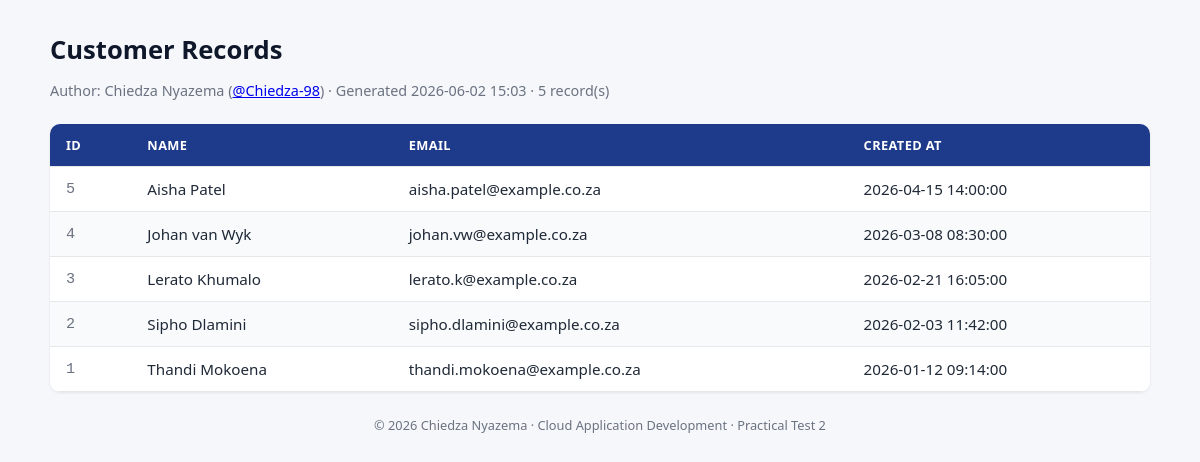
The page /customers.php on the database its author committed.
### tables this page shows
CREATE TABLE IF NOT EXISTS customers (
  id          INT UNSIGNED AUTO_INCREMENT PRIMARY KEY,
  name        VARCHAR(120) NOT NULL,
  email       VARCHAR(190) NOT NULL UNIQUE,
  created_at  DATETIME     NOT NULL DEFAULT CURRENT_TIMESTAMP
);

### customers.php (the view, shortened to what this page needs)
<?php
$host    = getenv('DB_HOST')     ?: 'localhost';
$port    = getenv('DB_PORT')     ?: '3306';
$dbname  = getenv('DB_NAME')     ?: 'companydb';
$user    = getenv('DB_USER')     ?: 'root';
$pass    = getenv('DB_PASSWORD') ?: '';
$charset = 'utf8mb4';
$dsn = "mysql:host={$host};port={$port};dbname={$dbname};charset={$charset}";
$options = [
    PDO::ATTR_ERRMODE            => PDO::ERRMODE_EXCEPTION,
    PDO::ATTR_DEFAULT_FETCH_MODE => PDO::FETCH_ASSOC,
    PDO::ATTR_EMULATE_PREPARES   => false,
];
try {
    $pdo = new PDO($dsn, $user, $pass, $options);
} catch (PDOException $e) {
    error_log('[customers.php] DB connection failed: ' . $e->getMessage());
    http_response_code(503);
    render_error_page(
        'Service temporarily unavailable',
        'We are unable to reach the customer database right now. Please try again shortly.'
    );
    exit;
}
try {
    $stmt = $pdo->prepare(
        'SELECT id, name, email, created_at
           FROM customers
       ORDER BY created_at DESC'
    );
    $stmt->execute();
    $customers = $stmt->fetchAll();
} catch (PDOException $e) {
    error_log('[customers.php] Query failed: ' . $e->getMessage());
    http_response_code(500);
    render_error_page(
        'Unable to load customers',
        'An internal error occurred while retrieving customer records.'
    );
    exit;
}
function e(?string $value): string {
    return htmlspecialchars($value ?? '', ENT_QUOTES | ENT_SUBSTITUTE, 'UTF-8');
}
?>
<!DOCTYPE html>
<html lang="en">
<head>
</head>
<body>
    <header>
        <h1>Customer Records</h1>
        <p class="meta">
            Author: Chiedza Nyazema (<a href="https://github.com/Chiedza-98">@Chiedza-98</a>) &middot;
            Generated <?= e(date('Y-m-d H:i')) ?> &middot;
            <?= (int) count($customers) ?> record(s)
        </p>
    </header>
    <section class="table-wrap">
        <?php if (empty($customers)): ?>
            <div class="empty">No customer records found.</div>
        <?php else: ?>
            <table>
                <thead>
                    <tr><th>ID</th><th>Name</th><th>Email</th><th>Created At</th></tr>
                </thead>
                <tbody>
                    <?php foreach ($customers as $row): ?>
                        <tr>
                            <td class="id"><?= e((string) $row['id']) ?></td>
                            <td><?= e($row['name']) ?></td>
                            <td><?= e($row['email']) ?></td>
                            <td><?= e($row['created_at']) ?></td>
                        </tr>
                    <?php endforeach; ?>
                </tbody>
            </table>
        <?php endif; ?>
    </section>
    <footer>
        &copy; <?= e(date('Y')) ?> Chiedza Nyazema &middot; Cloud Application Development &middot; Practical Test 2
    </footer>
</body>
</html>

### customers.php (style rules this page uses)
:root { --primary: #1e3a8a; --primary-light: #eef2ff; --text: #1f2937; --muted: #6b7280; --border: #e5e7eb; --bg: #f5f7fa; }
* { box-sizing: border-box; }
body { font-family: system-ui, -apple-system, "Segoe UI", Roboto, sans-serif; background: var(--bg); color: var(--text); margin: 0; padding: 2rem; }
header { max-width: 1100px; margin: 0 auto 1.5rem; }
h1 { margin: 0 0 .25rem; color: #0f172a; font-size: 1.6rem; }
.meta { color: var(--muted); font-size: .9rem; }
.table-wrap { max-width: 1100px; margin: 0 auto; background: #fff; border-radius: 10px; overflow: hidden; box-shadow: 0 1px 3px rgba(0, 0, 0, .08); }
table { width: 100%; border-collapse: collapse; }
th, td { padding: 12px 16px; text-align: left; border-bottom: 1px solid var(--border); font-size: .95rem; }
th { background: var(--primary); color: #fff; font-weight: 600; text-transform: uppercase; letter-spacing: .03em; font-size: .8rem; }
tr:nth-child(even) td { background: #f9fafb; }
td.id { font-family: ui-monospace, Menlo, Consolas, monospace; color: var(--muted); }
footer { max-width: 1100px; margin: 1.5rem auto 0; color: var(--muted); font-size: .8rem; text-align: center; }

### rows shown on the page
customers: id "5", name "Aisha Patel", email "aisha.patel@example.co.za", created_at "2026-04-15 14:00:00"
customers: id "4", name "Johan van Wyk", email "johan.vw@example.co.za", created_at "2026-03-08 08:30:00"
customers: id "3", name "Lerato Khumalo", email "lerato.k@example.co.za", created_at "2026-02-21 16:05:00"
customers: id "2", name "Sipho Dlamini", email "sipho.dlamini@example.co.za", created_at "2026-02-03 11:42:00"
customers: id "1", name "Thandi Mokoena", email "thandi.mokoena@example.co.za", created_at "2026-01-12 09:14:00"

### other values the page prints
count($customers) "5"
